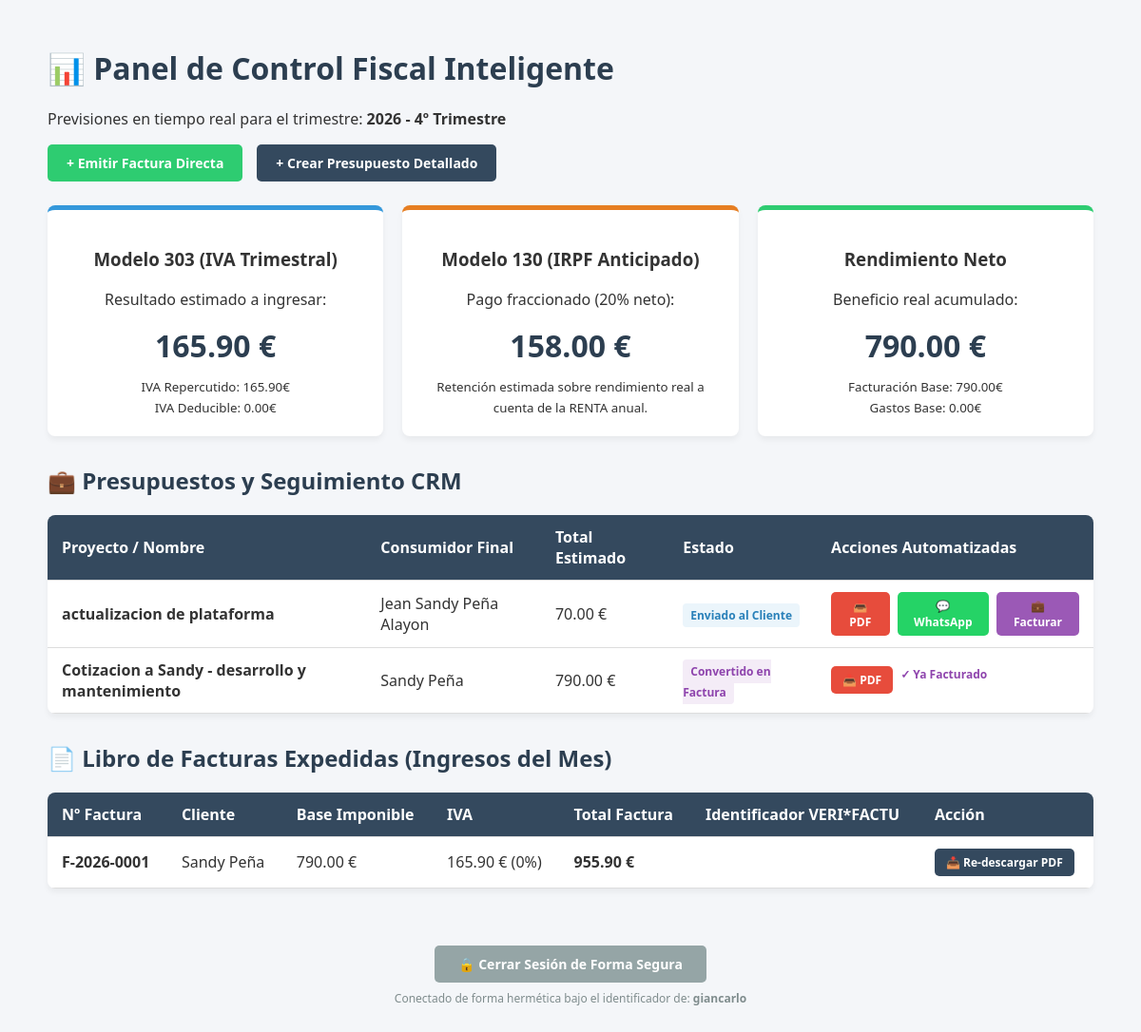
The app's page / (signed in), older data.
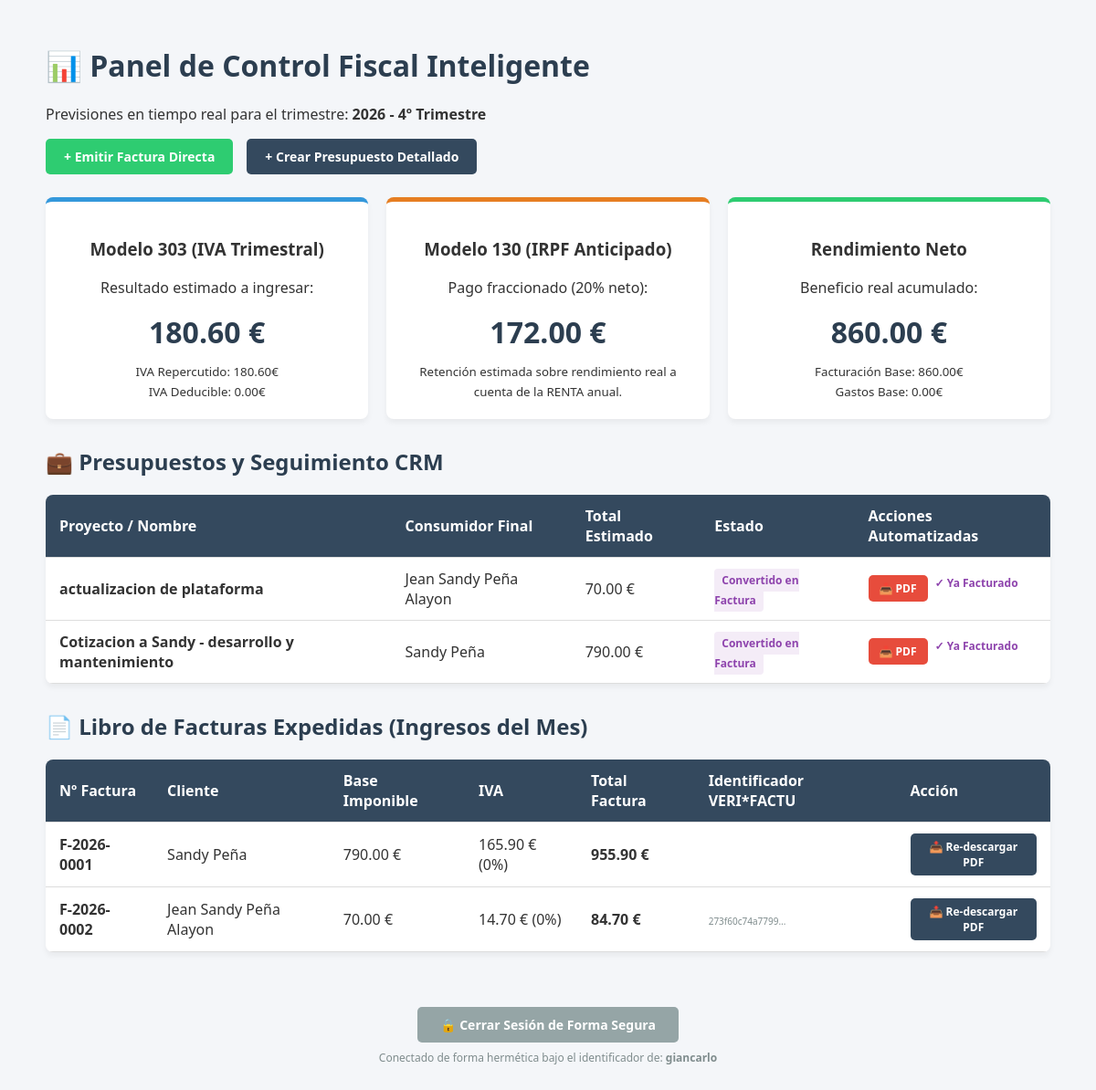
The same page, newer data.
### fiscalidad/models.py (models this page shows, shortened)
class Cotizacion(models.Model):
    ESTADOS = [
        ('BORRADOR', 'Borrador / En edición'),
        ('ENVIADO', 'Enviado al Cliente'),
        ('ACEPTADO', 'Aceptado (Listo para facturar)'),
        ('FACTURADO', 'Convertido en Factura'),
    ]
    autonomo = models.ForeignKey(PerfilAutonomo, on_delete=models.CASCADE, related_name='cotizaciones')
    cliente = models.ForeignKey(Cliente, on_delete=models.PROTECT, related_name='cotizaciones', null=True)
    titulo_proyecto = models.CharField(max_length=250)
    cliente_nombre = models.CharField(max_length=150, blank=True)
    cliente_nif = models.CharField(max_length=15, blank=True)
    cliente_telefono = models.CharField(max_length=20, blank=True)
    cliente_email = models.EmailField(blank=True)
    estado = models.CharField(max_length=10, choices=ESTADOS, default='BORRADOR')
    fecha_creacion = models.DateField(auto_now_add=True)
    @property
    def total_base_imponible(self) -> Decimal:
        total = sum(linea.coste_total for linea in self.lineas.all())
        return Decimal(total).quantize(Decimal('0.01'))

class LineaCotizacion(models.Model):
    cotizacion = models.ForeignKey(Cotizacion, on_delete=models.CASCADE, related_name='lineas')
    descripcion_elemento = models.CharField(max_length=250)
    width = models.PositiveIntegerField(default=1) # Cantidad
    precio_unitario = models.DecimalField(max_digits=10, decimal_places=2)
    @property
    def coste_total(self) -> Decimal:
        return (Decimal(self.width) * self.precio_unitario).quantize(Decimal('0.01'))

class FacturaEmitida(models.Model):
    TIPOS_SERIE = [
        ('ORDINARIA', 'Serie F (Ordinaria / Venta)'),
        ('RECTIFICATIVA', 'Serie R (Rectificativa / Modificación)'),
    ]
    TIPOS_IVA = [
        (Decimal('0.21'), '21% (General)'),
        (Decimal('0.10'), '10% (Reducido)'),
        (Decimal('0.04'), '4% (Superreducido)'),
        (Decimal('0.00'), '0% (Exento)'),
    ]
    autonomo = models.ForeignKey(PerfilAutonomo, on_delete=models.CASCADE, related_name='facturas_emitidas')
    cliente = models.ForeignKey(Cliente, on_delete=models.PROTECT, related_name='facturas', null=True, help_text="Cliente desde la base de datos CRM")
    tipo_serie = models.CharField(max_length=15, choices=TIPOS_SERIE, default='ORDINARIA')
    numero_factura = models.CharField(max_length=50)
    fecha_emision = models.DateField(auto_now_add=True)
    fecha_operacion = models.DateField(default=datetime.date.today)
    cliente_nombre = models.CharField(max_length=150, blank=True)
    cliente_nif = models.CharField(max_length=15, blank=True)
    cliente_domicilio = models.CharField(max_length=255, blank=True)
    concepto = models.CharField(max_length=250, default="Servicios profesionales prestados")
    base_imponible = models.DecimalField(max_digits=12, decimal_places=2)
    porcentaje_iva = models.DecimalField(max_digits=4, decimal_places=2, choices=TIPOS_IVA, default=Decimal('0.21'))
    hash_verifactu = models.CharField(max_length=64, blank=True)
    class Meta:
        unique_together = ('autonomo', 'numero_factura')
        ordering = ['fecha_emision', 'numero_factura']
    @property
    def total_iva(self) -> Decimal:
        return (self.base_imponible * self.porcentaje_iva).quantize(Decimal('0.01'))
    @property
    def total_factura(self) -> Decimal:
        return (self.base_imponible + self.total_iva).quantize(Decimal('0.01'))

### fiscalidad/views.py (the view)
# urls.py: path('', views.dashboard_fiscal, name='dashboard_fiscal'),
@login_required
def dashboard_fiscal(request):
    try:
        perfil = request.user.perfil
    except PerfilAutonomo.DoesNotExist:
        return render(request, 'fiscalidad/no_perfil.html')
    hoy = datetime.date.today()
    trimestre_actual = (hoy.month - 1) // 3 + 1
    from .services import calcular_impuestos_trimestre
    datos_fiscales = calcular_impuestos_trimestre(perfil, hoy.year, trimestre_actual)
    gastos_mes = GastoRecibido.objects.filter(autonomo=perfil, fecha_gasto__year=hoy.year, fecha_gasto__month=hoy.month)
    facturas_mes = FacturaEmitida.objects.filter(autonomo=perfil, fecha_emision__year=hoy.year, fecha_emision__month=hoy.month)
    cotizaciones_usuario = Cotizacion.objects.filter(autonomo=perfil).order_by('-fecha_creacion')
    context = {
        'datos_fiscales': datos_fiscales,
        'gastos_mes': gastos_mes,
        'facturas_mes': facturas_mes,
        'cotizaciones_usuario': cotizaciones_usuario,
    }
    return render(request, 'fiscalidad/dashboard.html', context)

### fiscalidad/templates/fiscalidad/dashboard.html (shortened to what the changed rows need)
<!DOCTYPE html>
<html lang="es">
<head>
</head>
<body>
    <div class="container">
        <h1>📊 Panel de Control Fiscal Inteligente</h1>
        <div class="grid-impuestos">
            <div class="card card-impuesto">
                <h3>Modelo 303 (IVA Trimestral)</h3>
                <p>Resultado estimado a ingresar:</p>
                <div class="monto">{{ datos_fiscales.modelo_303_iva_a_ingresar }} €</div>
                <small>IVA Repercutido: {{ datos_fiscales.resumen_ingresos.iva_repercutido }}€<br>IVA Deducible: {{ datos_fiscales.resumen_gastos.iva_deducible }}€</small>
            </div>
            <div class="card card-impuesto irpf">
                <h3>Modelo 130 (IRPF Anticipado)</h3>
                <p>Pago fraccionado (20% neto):</p>
                <div class="monto">{{ datos_fiscales.modelo_130_irpf_a_ingresar }} €</div>
                <small>Retención estimada sobre rendimiento real a cuenta de la RENTA anual.</small>
            </div>
            <div class="card card-impuesto rendimiento">
                <h3>Rendimiento Neto</h3>
                <p>Beneficio real acumulado:</p>
                <div class="monto">{{ datos_fiscales.rendimiento_neto_actividad }} €</div>
                <small>Facturación Base: {{ datos_fiscales.resumen_ingresos.base_imponible_total }}€<br>Gastos Base: {{ datos_fiscales.resumen_gastos.base_imponible_total }}€</small>
            </div>
        </div>
        <h2>💼 Presupuestos y Seguimiento CRM</h2>
        <table>
            <thead>
                <tr>
                    <th>Proyecto / Nombre</th>
                    <th>Consumidor Final</th>
                    <th>Total Estimado</th>
                    <th>Estado</th>
                    <th>Acciones Automatizadas</th>
                </tr>
            </thead>
            <tbody>
                {% for cotizacion in cotizaciones_usuario %}
                <tr>
                    <td><strong>{{ cotizacion.titulo_proyecto }}</strong></td>
                    <td>{{ cotizacion.cliente_nombre }}</td>
                    <td>{{ cotizacion.total_base_imponible }} €</td>
                    <td>
                        <span class="badge badge-{{ cotizacion.estado|lower }}">
                            {{ cotizacion.get_estado_display }}
                        </span>
                    </td>
                    <td>
                        <div class="flex-acciones">
                            <a href="{% url 'descargar_cotizacion_pdf' cotizacion.id %}" class="btn btn-pdf">📥 PDF</a>
                            {% if cotizacion.estado != 'FACTURADO' %}
                                <a href="{% url 'enviar_whatsapp_cotizacion' cotizacion.id %}" target="_blank" class="btn btn-ws">💬 WhatsApp</a>
                                <a href="{% url 'convertir_a_factura' cotizacion.id %}" class="btn btn-convertir">💼 Facturar</a>
                            {% else %}
                                <span style="color: #8e44ad; font-size: 12px; font-weight: bold;">✓ Ya Facturado</span>
                            {% endif %}
                        </div>
                    </td>
                </tr>
                {% empty %}
                <tr>
                    <td colspan="5" style="text-align: center; color: #7f8c8d;">No tienes presupuestos registrados.</td>
                </tr>
                {% endfor %}
            </tbody>
        </table>
        <h2>📄 Libro de Facturas Expedidas (Ingresos del Mes)</h2>
        <table>
            <thead>
                <tr>
                    <th>Nº Factura</th>
                    <th>Cliente</th>
                    <th>Base Imponible</th>
                    <th>IVA</th>
                    <th>Total Factura</th>
                    <th>Identificador VERI*FACTU</th>
                    <th>Acción</th>
                </tr>
            </thead>
            <tbody>
                {% for factura in facturas_mes %}
                <tr>
                    <td><strong>{{ factura.numero_factura }}</strong></td>
                    <td>{{ factura.cliente_nombre }}</td>
                    <td>{{ factura.base_imponible }} €</td>
                    <td>{{ factura.total_iva }} € ({% if factura.porcentaje_iva == 0.21 %}21%{% elif factura.porcentaje_iva == 0.10 %}10%{% elif factura.porcentaje_iva == 0.04 %}4%{% else %}0%{% endif %})</td>
                    <td><strong>{{ factura.total_factura }} €</strong></td>
                    <td><font fontName="Courier" size="1" style="color: #7f8c8d;">{{ factura.hash_verifactu|truncatechars:15 }}</font></td>
                    <td><a href="{% url 'descargar_factura_pdf' factura.id %}" class="btn btn-pdf" style="background: #34495e;">📥 Re-descargar PDF</a></td>
                </tr>
                {% empty %}
                <tr>
                    <td colspan="7" style="text-align: center; color: #7f8c8d;">No se han expedido facturas oficiales en este mes.</td>
                </tr>
                {% endfor %}
            </tbody>
        </table>
    </div>
</body>
</html>

Row changes from the older to the newer data that the page shows:
changed Cotizacion "actualizacion de plataforma": estado "Enviado al Cliente" → "Convertido en Factura"; estado "💬 WhatsApp 💼 Facturar" → "✓ Ya Facturado"
added FacturaEmitida: numero_factura "F-2026-0002", cliente_nombre "Jean Sandy Peña Alayon", base_imponible "70.00", total_iva "14.70", shows "0%", total_factura "84.70", hash_verifactu "273f60c74a7799…"
Text that changed along with them:
{{ datos_fiscales.modelo_303_iva_a_ingresar }}: "165.90" → "180.60"
{{ datos_fiscales.resumen_ingresos.iva_repercutido }}: "165.90" → "180.60"
{{ datos_fiscales.modelo_130_irpf_a_ingresar }}: "158.00" → "172.00"
{{ datos_fiscales.rendimiento_neto_actividad }}: "790.00" → "860.00"
{{ datos_fiscales.resumen_ingresos.base_imponible_total }}: "790.00" → "860.00"
